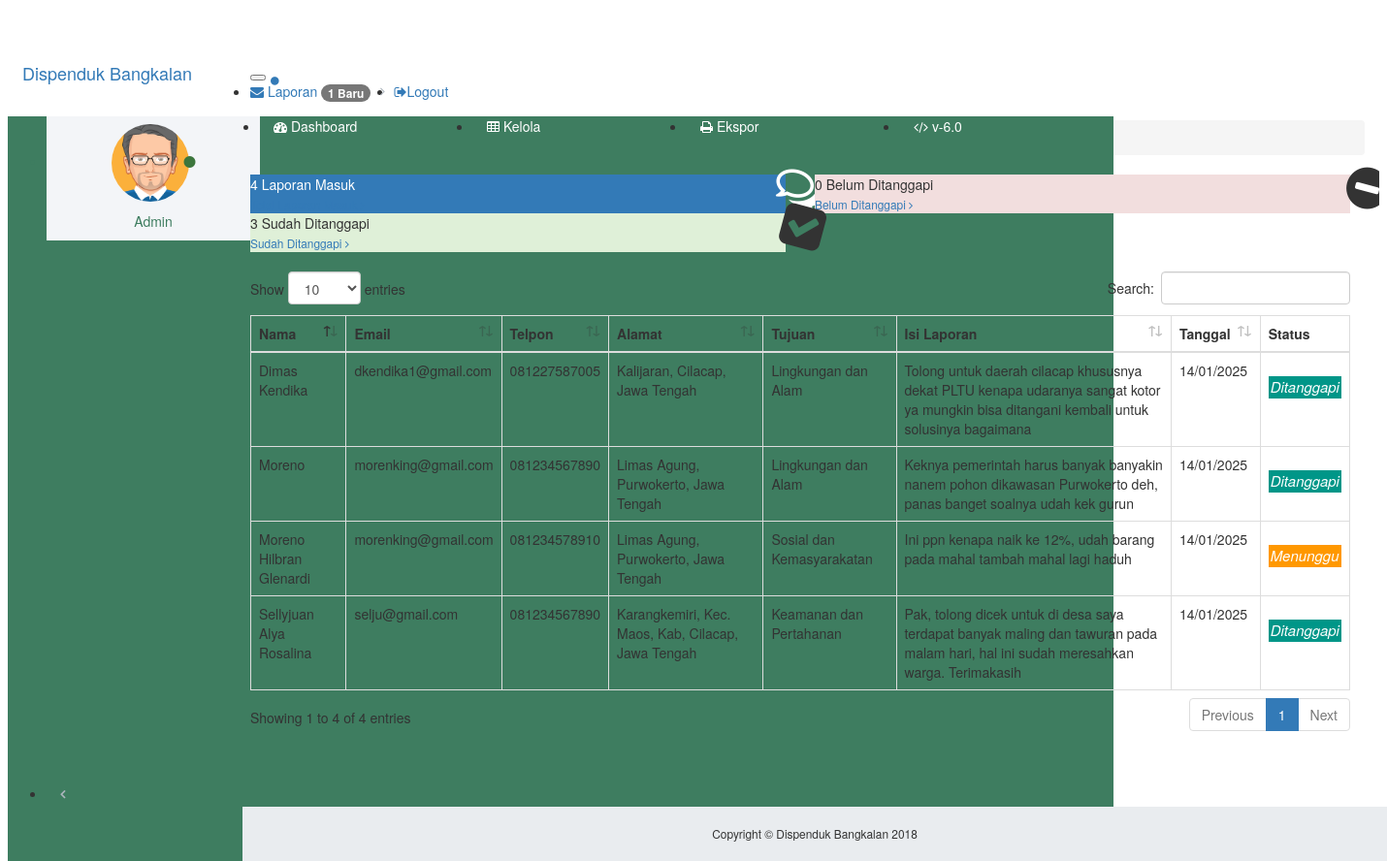
Before: /dashboard.php (signed in) with the older database file.
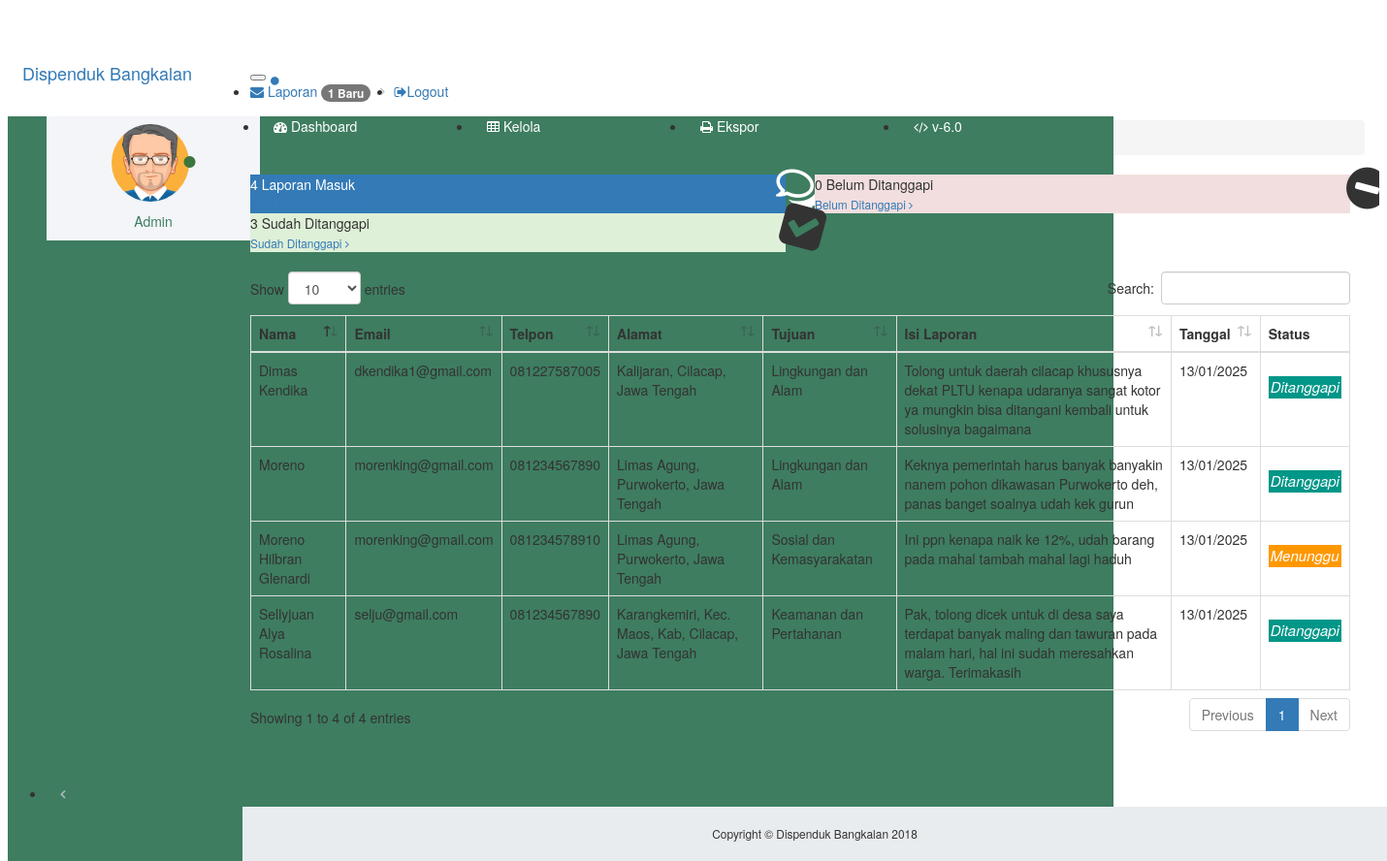
After: the same page with the newer database file.
### tables this page shows
CREATE TABLE `laporan` (
  `id` int(11) NOT NULL,
  `nama` varchar(64) NOT NULL,
  `email` varchar(64) NOT NULL,
  `telpon` varchar(12) NOT NULL,
  `alamat` varchar(256) NOT NULL,
  `tujuan` int(11) NOT NULL,
  `isi` varchar(2048) NOT NULL,
  `tanggal` timestamp NOT NULL DEFAULT current_timestamp() ON UPDATE current_timestamp(),
  `status` varchar(12) NOT NULL,
  `upvotes` int(11) DEFAULT 0,
  `downvotes` int(11) DEFAULT 0,
  `likes` int(11) NOT NULL DEFAULT 0,
  `unlikes` int(11) NOT NULL DEFAULT 0
);

CREATE TABLE `divisi` (
  `id_divisi` int(11) NOT NULL,
  `nama_divisi` varchar(64) NOT NULL
);

### dashboard.php (the view, shortened to what the changed rows need)
<?php
    require_once("database.php");
 ?>
<!DOCTYPE html>
<html lang="en">
<head>
    <link href="vendor/bootstrap/css/bootstrap.css" rel="stylesheet">
    <link href="vendor/font-awesome/css/font-awesome.min.css" rel="stylesheet" type="text/css">
    <link href="vendor/datatables/dataTables.bootstrap4.css" rel="stylesheet">
    <link href="css/admin.css" rel="stylesheet">
</head>
<body class="fixed-nav sticky-footer" id="page-top">
                    <?php
                        $statement = $db->query("SELECT * FROM laporan ORDER BY laporan.id DESC LIMIT 1");
                     ?>
    <div class="content-wrapper">
        <div class="container-fluid">
            <div class="card mb-3">
                <div class="card-body">
                    <div class="table-responsive">
                        <table class="table table-bordered" id="dataTable" width="100%" cellspacing="0">
                            <thead>
                                <tr>
                                    <th>Nama</th>
                                    <th>Email</th>
                                    <th>Telpon</th>
                                    <th>Alamat</th>
                                    <th>Tujuan</th>
                                    <th>Isi Laporan</th>
                                    <th>Tanggal</th>
                                    <th class="sorting_asc_disabled sorting_desc_disabled">Status</th>
                                </tr>
                            </thead>
                            <tbody>
                                <?php
                            if ($id_admin > 0) {
                                $statement = $db->query("SELECT * FROM laporan, divisi WHERE laporan.tujuan = divisi.id_divisi AND laporan.tujuan = $id_admin ORDER BY laporan.id DESC");
                            } else {
                                $statement = $db->query("SELECT * FROM laporan, divisi WHERE laporan.tujuan = divisi.id_divisi ORDER BY laporan.id DESC");
                            }
                            foreach ($statement as $key ) {
                                $mysqldate = $key['tanggal'];
                                $phpdate = strtotime($mysqldate);
                                $tanggal = date( 'd/m/Y', $phpdate);
                                $status  = $key['status'];
                                if($status == "Ditanggapi") {
                                    $style_status = "<p style=\"background-color:#009688;color:#fff;padding-left:2px;padding-right:2px;padding-bottom:2px;margin-top:16px;font-size:15px;font-style:italic;\">Ditanggapi</p>";
                                } else {
                                    $style_status = "<p style=\"background-color:#FF9800;color:#fff;padding-left:2px;padding-right:2px;padding-bottom:2px;margin-top:16px;font-size:15px;font-style:italic;\">Menunggu</p>";
                                }
                                ?>
                                <tr>
                                    <td><?php echo $key['nama']; ?></td>
                                    <td><?php echo $key['email']; ?></td>
                                    <td><?php echo $key['telpon']; ?></td>
                                    <td><?php echo $key['alamat']; ?></td>
                                    <td><?php echo $key['nama_divisi']; ?></td>
                                    <td><?php echo $key['isi']; ?></td>
                                    <td><?php echo $tanggal; ?></td>
                                    <td><?php echo $style_status; ?></td>
                                </tr>
                                <?php
                            }
                            ?>
                            </tbody>
                        </table>
                    </div>
                </div>
            </div>
        </div>
    </div>
</body>
</html>

Changed rows visible on the page:
changed laporan "Dimas Kendika": tanggal "14/01/2025" → "13/01/2025"
changed laporan "Moreno": tanggal "14/01/2025" → "13/01/2025"
changed laporan "Moreno Hilbran Glenardi": tanggal "14/01/2025" → "13/01/2025"
changed laporan "Sellyjuan Alya Rosalina": tanggal "14/01/2025" → "13/01/2025"
